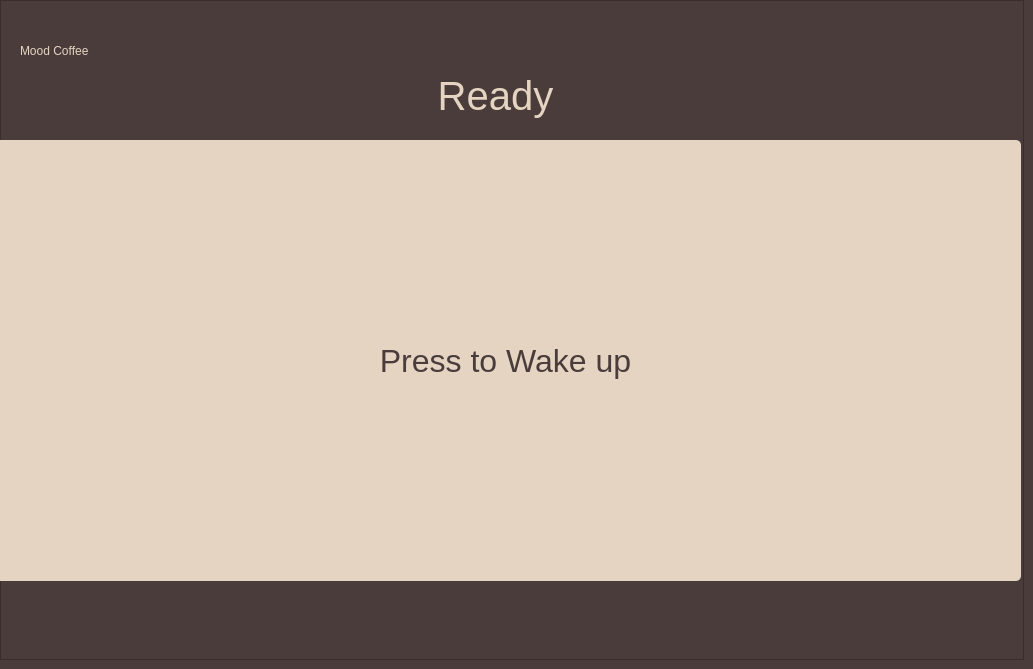
     <widget class="QWidget" name="tab1wake_0">
      <property name="styleSheet">
       <string notr="true">background-color: #4A3C3B;
</string>
      </property>
      <attribute name="title">
       <string>Tab 1</string>
      </attribute>
      <widget class="QFrame" name="frame_2">
       <property name="geometry">
        <rect>
         <x>0</x>
         <y>0</y>
         <width>1024</width>
         <height>660</height>
        </rect>
       </property>
       <property name="frameShape">
        <enum>QFrame::Shape::StyledPanel</enum>
       </property>
       <property name="frameShadow">
        <enum>QFrame::Shadow::Raised</enum>
       </property>
       <widget class="QPushButton" name="pushButton">
        <property name="geometry">
         <rect>
          <x>-10</x>
          <y>140</y>
          <width>1031</width>
          <height>441</height>
         </rect>
        </property>
        <property name="font">
         <font>
          <pointsize>24</pointsize>
         </font>
        </property>
        <property name="styleSheet">
         <string notr="true">QPushButton {
    background-color: #E5D4C2; 
    color: #4A3C3B;
    border-radius: 5px;                
}

QPushButton:pressed {
    background-color: #C56C34;
}
</string>
        </property>
        <property name="text">
         <string>Press to Wake up</string>
        </property>
        <property name="autoDefault">
         <bool>false</bool>
        </property>
       </widget>
       <widget class="QLabel" name="label_4">
        <property name="geometry">
         <rect>
          <x>20</x>
          <y>40</y>
          <width>111</width>
          <height>21</height>
         </rect>
        </property>
        <property name="styleSheet">
         <string notr="true">color: #E5D4C2;</string>
        </property>
        <property name="text">
         <string>Mood Coffee</string>
        </property>
       </widget>
       <widget class="QLabel" name="label_8">
        <property name="geometry">
         <rect>
          <x>310</x>
          <y>70</y>
          <width>371</width>
          <height>51</height>
         </rect>
        </property>
        <property name="font">
         <font>
          <pointsize>30</pointsize>
         </font>
        </property>
        <property name="styleSheet">
         <string notr="true">color: #E5D4C2;
border: none;</string>
        </property>
        <property name="text">
         <string>Ready</string>
        </property>
        <property name="alignment">
         <set>Qt::AlignmentFlag::AlignCenter</set>
        </property>
       </widget>
      </widget>
     </widget>
